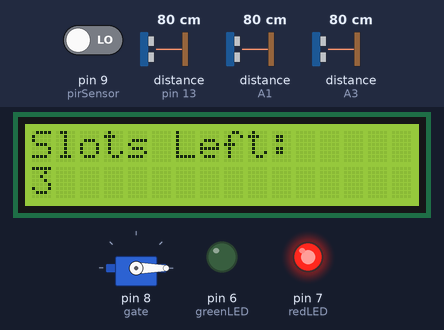
Simulated run of this sketch. Board: Arduino Uno, built with avr-gcc and run on an emulated ATmega328P. On the bench: 16×2 character LCD, servo, output pins drawn as LEDs (lit = HIGH). Wiring (inferred from the names in the program): 3 × ultrasonic range finder: trigger pin 10, echo pin 13 / trigger A0, echo A1 / trigger A2, echo A3. The inputs (shaded band) are chosen by the test bench; at power-on: pin 9 (pirSensor) LOW, distance to the obstacle (sensors on pin 13, A1, A3) 80 cm. The echo pulse lasts 58.3 µs per cm; pins used as bus, display or sensor lines are not drawn.

Above: at 3.2 s.
3.3 s: pin 9 (pirSensor) driven HIGH
At 4.2 s:
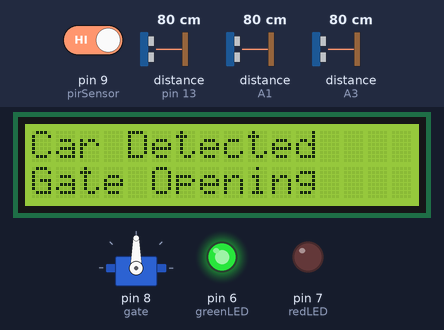
5.2 s: pin 9 (pirSensor) driven LOW
8.3 s: distance to the obstacle (sensor on pin 13) set to 2 cm
At 9.4 s:
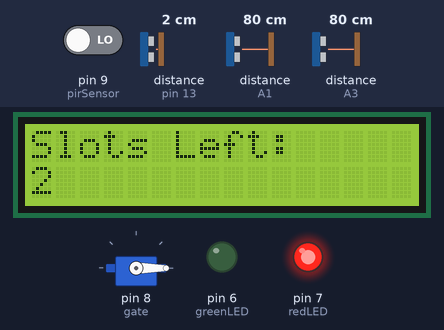
11.4 s: distance to the obstacle (sensor on A1) set to 2 cm
At 12.5 s:
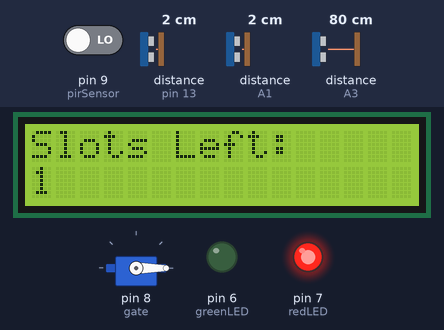
12.9 s: pin 9 (pirSensor) driven HIGH
At 13.5 s:
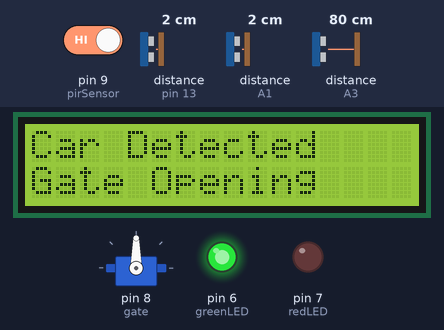
16.0 s: distance to the obstacle (sensor on A3) set to 22 cm
18.7 s: distance to the obstacle (sensor on A3) set to 18 cm
At 21.8 s:
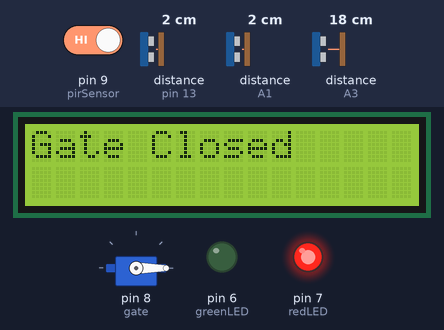
Timing chart, 0 to 22.8 s (numbered marks = the images above; inputs shaded):
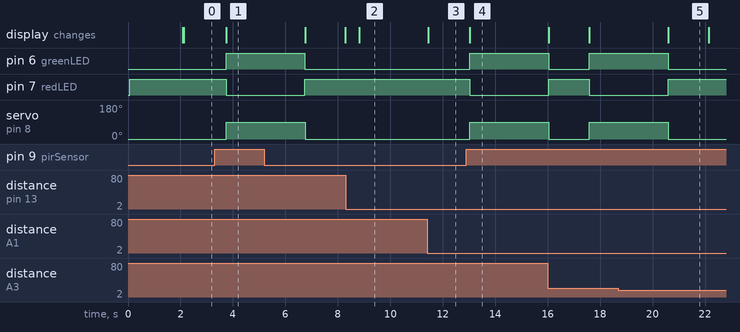

Measured:
- the behaviour switches between 21 and 20 cm on distance to the obstacle (sensor on A3) (found by bisection; images 4 and 5)
- after the input at 3.3 s, pin 6 (greenLED): LOW → HIGH after 0.44 s; pin 7 (redLED): HIGH → LOW after 0.44 s; servo on pin 8 (gate): 0° → 90° after 0.44 s; the display: changes after 0.44 s (image 1)
- after the input at 8.3 s, the display: changes after 0.51 s (image 2)
- after the input at 11.4 s, the display: changes at once (image 3)
- after the input at 12.9 s, pin 6 (greenLED): LOW → HIGH after 0.13 s; pin 7 (redLED): HIGH → LOW after 0.13 s; servo on pin 8 (gate): 0° → 90° after 0.13 s; the display: changes after 0.13 s (image 4)
- after the input at 18.7 s, pin 6 (greenLED): goes on until 20.6 s, then stays LOW; pin 7 (redLED): goes on until 20.6 s, then stays HIGH; servo on pin 8 (gate): goes on until 20.6 s, then stays 0°

The sketch:

SmartParking.ino
```cpp
#include <Wire.h>
#include <LiquidCrystal_I2C.h>
#include <Servo.h>

// I2C LCD
LiquidCrystal_I2C lcd(0x27,16,2);

// Servo Motor
Servo gate;

// PIR Sensor
int pirSensor = 9;

// LEDs
int greenLED = 6;
int redLED = 7;

// Ultrasonic Sensor 1
int trig1 = 10;
int echo1 = 13;

// Ultrasonic Sensor 2
int trig2 = A0;
int echo2 = A1;

// Ultrasonic Sensor 3
int trig3 = A2;
int echo3 = A3;

void setup()
{
  // LCD
  lcd.begin();
  lcd.backlight();

  // PIR
  pinMode(pirSensor, INPUT);

  // LEDs
  pinMode(greenLED, OUTPUT);
  pinMode(redLED, OUTPUT);

  // Ultrasonic Sensors
  pinMode(trig1, OUTPUT);
  pinMode(echo1, INPUT);

  pinMode(trig2, OUTPUT);
  pinMode(echo2, INPUT);

  pinMode(trig3, OUTPUT);
  pinMode(echo3, INPUT);

  // Servo
  gate.attach(8);

  // Initial gate position
  gate.write(0);

  // Initial LEDs
  digitalWrite(redLED, HIGH);
  digitalWrite(greenLED, LOW);

  // Welcome Message
  lcd.setCursor(0,0);
  lcd.print("SMART PARKING");

  lcd.setCursor(0,1);
  lcd.print("SYSTEM");

  delay(2000);

  lcd.clear();
}

// Function for ultrasonic distance
float getDistance(int trigPin, int echoPin)
{
  digitalWrite(trigPin, LOW);
  delayMicroseconds(2);

  digitalWrite(trigPin, HIGH);
  delayMicroseconds(10);

  digitalWrite(trigPin, LOW);

  long duration = pulseIn(echoPin, HIGH);

  float distance = duration * 0.034 / 2;

  return distance;
}

void loop()
{
  int availableSlots = 3;

  // Read slot distances
  float d1 = getDistance(trig1, echo1);
  float d2 = getDistance(trig2, echo2);
  float d3 = getDistance(trig3, echo3);

  // Slot occupied check
  if(d1 < 20)
  {
    availableSlots--;
  }

  if(d2 < 20)
  {
    availableSlots--;
  }

  if(d3 < 20)
  {
    availableSlots--;
  }

  // LCD Display
  lcd.clear();

  lcd.setCursor(0,0);
  lcd.print("Slots Left:");

  lcd.setCursor(0,1);
  lcd.print(availableSlots);

  // Car detection at entry
  if(digitalRead(pirSensor) == HIGH)
  {
    if(availableSlots > 0)
    {
      lcd.clear();

      lcd.setCursor(0,0);
      lcd.print("Car Detected");

      lcd.setCursor(0,1);
      lcd.print("Gate Opening");

      // LEDs
      digitalWrite(greenLED, HIGH);
      digitalWrite(redLED, LOW);

      // Open gate
      gate.write(90);

      delay(3000);

      // Close gate
      gate.write(0);

      // LEDs reset
      digitalWrite(greenLED, LOW);
      digitalWrite(redLED, HIGH);

      lcd.clear();

      lcd.setCursor(0,0);
      lcd.print("Gate Closed");

      delay(1000);
    }
    else
    {
      lcd.clear();

      lcd.setCursor(0,0);
      lcd.print("PARKING FULL");

      lcd.setCursor(0,1);
      lcd.print("NO SPACE");

      delay(2000);
    }
  }

  delay(500);
}
```
